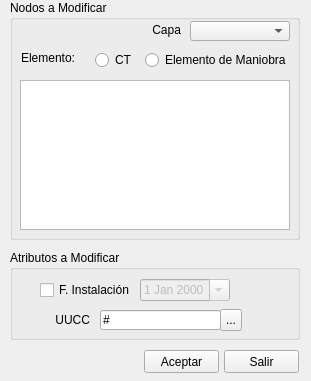
<?xml version="1.0" encoding="UTF-8"?>
<ui version="4.0">
 <class>Form</class>
 <widget class="QWidget" name="Form">
  <property name="windowModality">
   <enum>Qt::ApplicationModal</enum>
  </property>
  <property name="geometry">
   <rect>
    <x>0</x>
    <y>0</y>
    <width>311</width>
    <height>381</height>
   </rect>
  </property>
  <property name="windowTitle">
   <string>Actualizar Datos</string>
  </property>
  <property name="inputMethodHints">
   <set>Qt::ImhNone</set>
  </property>
  <widget class="QPushButton" name="cmdAceptar">
   <property name="geometry">
    <rect>
     <x>144</x>
     <y>350</y>
     <width>75</width>
     <height>23</height>
    </rect>
   </property>
   <property name="text">
    <string>Aceptar</string>
   </property>
   <property name="shortcut">
    <string>Return</string>
   </property>
  </widget>
  <widget class="QLabel" name="lblSubzona">
   <property name="geometry">
    <rect>
     <x>330</x>
     <y>342</y>
     <width>91</width>
     <height>20</height>
    </rect>
   </property>
   <property name="frameShape">
    <enum>QFrame::NoFrame</enum>
   </property>
   <property name="text">
    <string/>
   </property>
   <property name="alignment">
    <set>Qt::AlignLeading|Qt::AlignLeft|Qt::AlignVCenter</set>
   </property>
  </widget>
  <widget class="QPushButton" name="cmdSalir">
   <property name="geometry">
    <rect>
     <x>224</x>
     <y>350</y>
     <width>75</width>
     <height>23</height>
    </rect>
   </property>
   <property name="text">
    <string>Salir</string>
   </property>
   <property name="shortcut">
    <string>Esc</string>
   </property>
  </widget>
  <widget class="QGroupBox" name="groupBox">
   <property name="geometry">
    <rect>
     <x>10</x>
     <y>0</y>
     <width>290</width>
     <height>240</height>
    </rect>
   </property>
   <property name="title">
    <string>Nodos a Modificar</string>
   </property>
   <widget class="QComboBox" name="cmbCapa">
    <property name="geometry">
     <rect>
      <x>180</x>
      <y>21</y>
      <width>100</width>
      <height>20</height>
     </rect>
    </property>
   </widget>
   <widget class="QLabel" name="label_5">
    <property name="geometry">
     <rect>
      <x>140</x>
      <y>20</y>
      <width>31</width>
      <height>20</height>
     </rect>
    </property>
    <property name="text">
     <string>Capa</string>
    </property>
    <property name="alignment">
     <set>Qt::AlignRight|Qt::AlignTrailing|Qt::AlignVCenter</set>
    </property>
   </widget>
   <widget class="QLabel" name="label_6">
    <property name="geometry">
     <rect>
      <x>5</x>
      <y>50</y>
      <width>60</width>
      <height>16</height>
     </rect>
    </property>
    <property name="text">
     <string>Elemento:</string>
    </property>
    <property name="alignment">
     <set>Qt::AlignRight|Qt::AlignTrailing|Qt::AlignVCenter</set>
    </property>
   </widget>
   <widget class="QListWidget" name="liwElementos">
    <property name="geometry">
     <rect>
      <x>10</x>
      <y>80</y>
      <width>270</width>
      <height>150</height>
     </rect>
    </property>
   </widget>
   <widget class="QRadioButton" name="rbtCt">
    <property name="geometry">
     <rect>
      <x>85</x>
      <y>50</y>
      <width>40</width>
      <height>20</height>
     </rect>
    </property>
    <property name="text">
     <string>CT</string>
    </property>
   </widget>
   <widget class="QRadioButton" name="rbtSeccionador">
    <property name="geometry">
     <rect>
      <x>135</x>
      <y>50</y>
      <width>150</width>
      <height>20</height>
     </rect>
    </property>
    <property name="text">
     <string>Elemento de Maniobra</string>
    </property>
   </widget>
  </widget>
  <widget class="QGroupBox" name="groupBox_2">
   <property name="geometry">
    <rect>
     <x>10</x>
     <y>250</y>
     <width>290</width>
     <height>90</height>
    </rect>
   </property>
   <property name="title">
    <string>Atributos a Modificar</string>
   </property>
   <widget class="QDateEdit" name="datInstalacion">
    <property name="enabled">
     <bool>false</bool>
    </property>
    <property name="geometry">
     <rect>
      <x>130</x>
      <y>29</y>
      <width>90</width>
      <height>22</height>
     </rect>
    </property>
    <property name="calendarPopup">
     <bool>true</bool>
    </property>
   </widget>
   <widget class="QCheckBox" name="chkInstalacion">
    <property name="geometry">
     <rect>
      <x>30</x>
      <y>30</y>
      <width>90</width>
      <height>20</height>
     </rect>
    </property>
    <property name="text">
     <string>F. Instalación</string>
    </property>
    <property name="tristate">
     <bool>false</bool>
    </property>
   </widget>
   <widget class="QLabel" name="label_15">
    <property name="geometry">
     <rect>
      <x>33</x>
      <y>63</y>
      <width>47</width>
      <height>13</height>
     </rect>
    </property>
    <property name="text">
     <string>UUCC</string>
    </property>
    <property name="alignment">
     <set>Qt::AlignRight|Qt::AlignTrailing|Qt::AlignVCenter</set>
    </property>
   </widget>
   <widget class="QLineEdit" name="txtUUCC">
    <property name="geometry">
     <rect>
      <x>90</x>
      <y>60</y>
      <width>121</width>
      <height>20</height>
     </rect>
    </property>
    <property name="text">
     <string>#</string>
    </property>
   </widget>
   <widget class="QToolButton" name="cmdUUCC">
    <property name="geometry">
     <rect>
      <x>210</x>
      <y>59</y>
      <width>22</width>
      <height>22</height>
     </rect>
    </property>
    <property name="text">
     <string>...</string>
    </property>
   </widget>
  </widget>
 </widget>
 <resources/>
 <connections/>
</ui>
